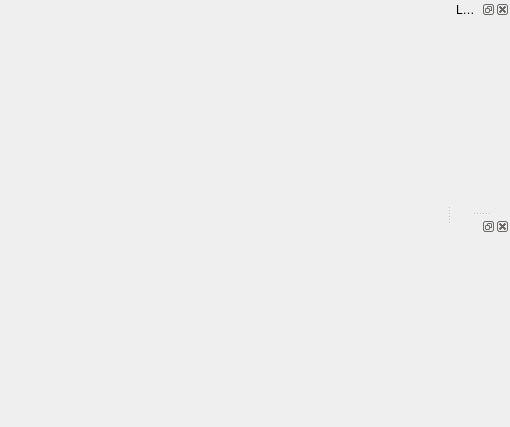
<?xml version="1.0" encoding="UTF-8"?>
<ui version="4.0">
 <class>MainWindow</class>
 <widget class="QMainWindow" name="MainWindow">
  <property name="geometry">
   <rect>
    <x>0</x>
    <y>0</y>
    <width>510</width>
    <height>427</height>
   </rect>
  </property>
  <property name="windowTitle">
   <string>TestApp</string>
  </property>
  <widget class="QWidget" name="centralWidget"/>
  <widget class="QDockWidget" name="dockWidget">
   <property name="windowTitle">
    <string>Layers</string>
   </property>
   <attribute name="dockWidgetArea">
    <number>2</number>
   </attribute>
   <widget class="QWidget" name="dockWidgetContents"/>
  </widget>
  <widget class="QDockWidget" name="dockWidget_2">
   <attribute name="dockWidgetArea">
    <number>2</number>
   </attribute>
   <widget class="QWidget" name="dockWidgetContents_2"/>
  </widget>
 </widget>
 <layoutdefault spacing="6" margin="11"/>
 <resources/>
 <connections/>
</ui>
